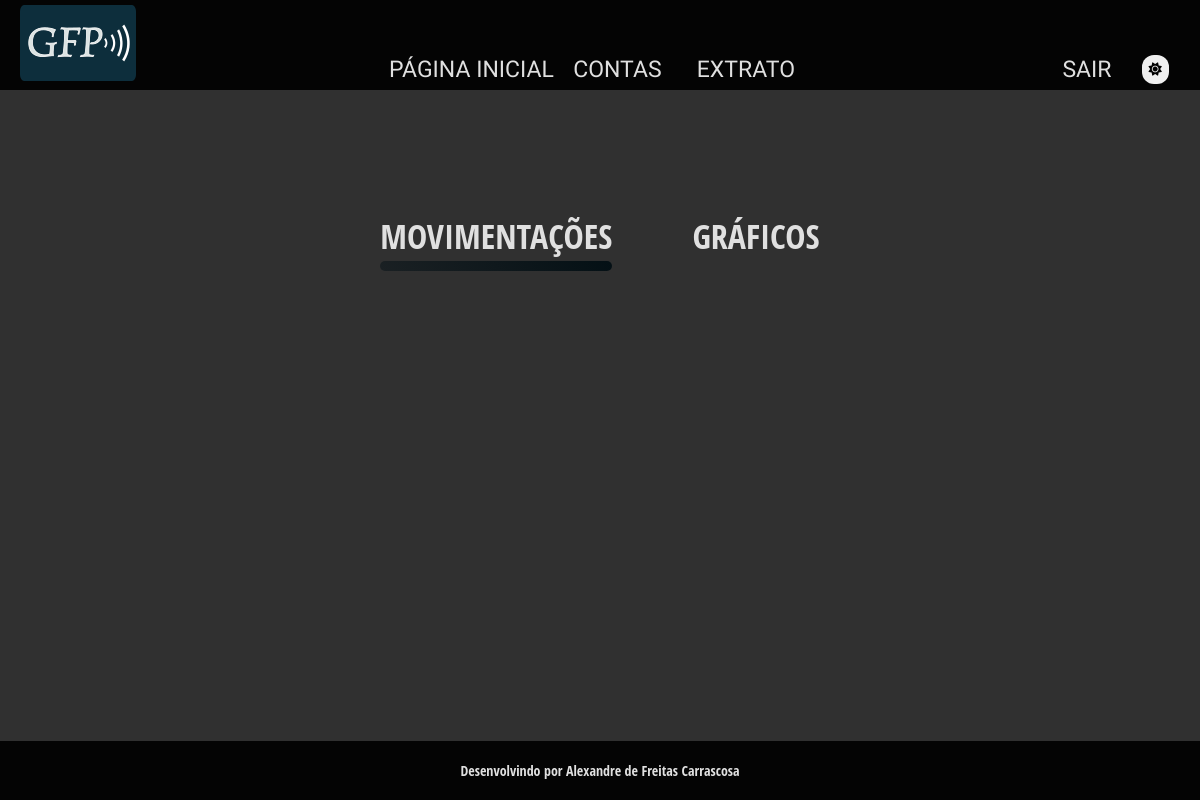
/extract/ (signed in), run on an earlier commit of the app's database.
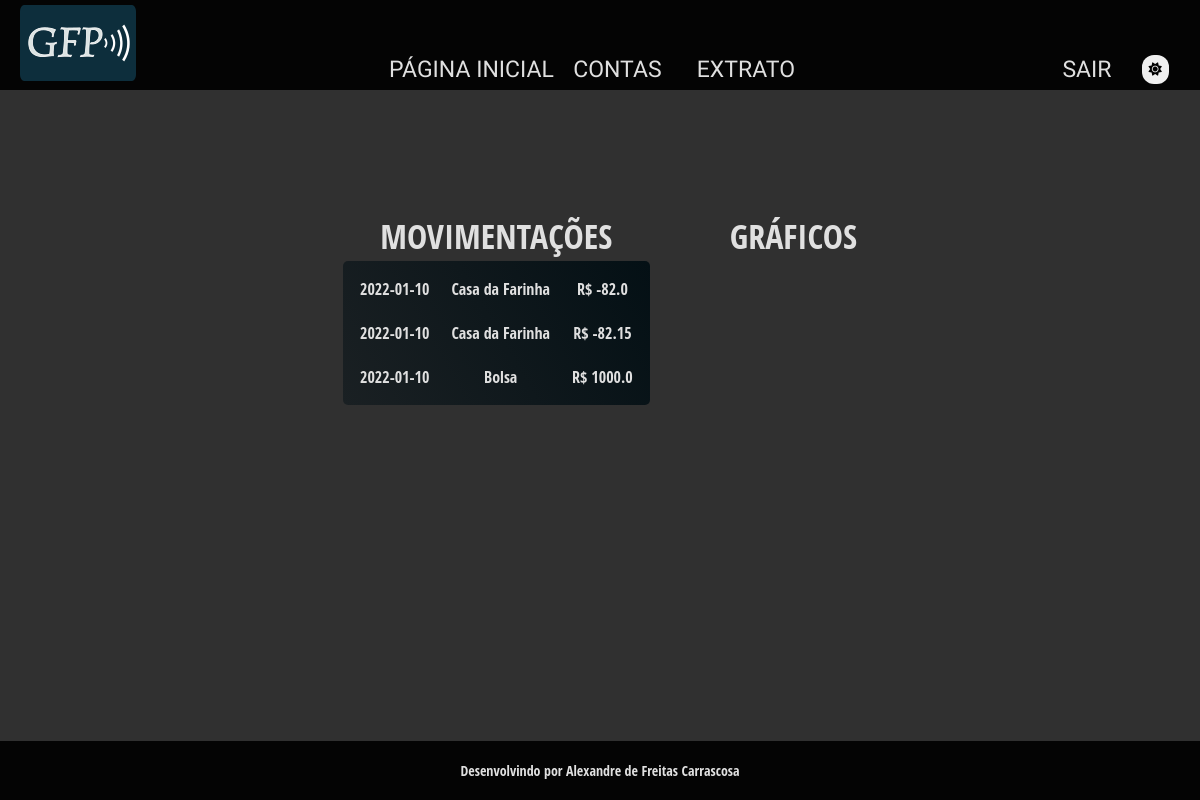
And on a later commit of the database.
### core/models.py (models this page shows, shortened)
class moneyOutputs(models.Model):
  title = models.CharField(max_length=100,
                           verbose_name="Título",
                           )
  CATEGORIES_LIST = (
        ("AL", "ALIMENTAÇÃO"),
        ("CA", "CASA"),
        ("CO", "COMUNICAÇÃO"),
        ("DP", "DESPESAS PESSOAIS"),
        ("IN", "INVESTIMENTOS"),
        ("LZ", "LAZER"),
        ("SA", "SAÚDE"),
        ("TP", "TRANSPORTE")
    )
  categories = models.CharField(max_length=100,
                           choices=CATEGORIES_LIST)
  description = models.TextField(blank=True,
                                 null=True)
  value = models.DecimalField(max_digits=20,
                              decimal_places=2,
                              verbose_name="Valor")
  output_date = models.DateField(verbose_name="Data de compra")
  PAYMENTS_LIST = (
    ('CV', 'Crédito à vista'),
    ('CP', 'Crédito parcelado'),
    ('D', 'Débito')
  )
  payment_type = models.CharField(max_length=10,
                                  choices=PAYMENTS_LIST,
                                  )
  installments = models.DecimalField(max_digits=2,
                                     decimal_places=0,
                                     default=0,
                                     verbose_name="Parcelas")
  account = models.ForeignKey('totalBalance',
                              on_delete=models.CASCADE,
                              verbose_name="Conta")
  def get_output_values(self):
    return self.value * -1

class moneyInputer(models.Model):
  title = models.CharField(max_length=100,
                           verbose_name="Origem",
                           )
  value = models.DecimalField(max_digits=20,
                              decimal_places=2,
                              verbose_name="Valor")
  input_date = models.DateField(verbose_name="Data de pagamento")
  account = models.ForeignKey('totalBalance',
                              on_delete=models.CASCADE,
                              verbose_name="Conta"
                              )

### core/views.py (the view)
# urls.py: path('extract/', views.extract, name="extract"),
@login_required(login_url="/login/")
def extract(request):
    user = request.user
    extract_list = query_db(user)['extract']
    print(extract_list)
    page = request.GET.get('page', 1)
    paginator = Paginator(extract_list, 10)
    try:
        extracts = paginator.page(page)
    except PageNotAnInteger:
        extracts = paginator.page(1)
    except EmptyPage:
        extracts = paginator.page(paginator.num_pages)
    return render(request, 'extract.html', {'extracts': extracts})

### core/templates/extract.html (shortened to what this page needs)
{% extends 'base.html' %}
{% block content %}
<div class="content">
    <div class="extract-box">
        <h1>Movimentações</h1>
        <table class="table table-bordered">
            <tbody>
                {% for extract in extracts %}
                    <tr>
                        <td>{{ extract.date }}</td>
                        <td>{{ extract.title }}</td>
                        <td>R$ {{ extract.value }}</td>
                    </tr>
                {% endfor %}
            </tbody>
        </table>
    </div>
    <div class="graph-box">
        <h1>Gráficos</h1>
    </div>
</div>
{% endblock %}

### core/templates/base.html (shortened to what this page needs)
<!DOCTYPE html>
<html lang="en">
    <head>
    {% load static %}
        <link rel="stylesheet" href="{% static 'css/styles.css' %}">
        {% load custom_tags %}
    </head>
    <body>
        <nav class="navbar">
            <div class='nav-brand'>
                <a href="{% url 'index' %}" class="navbar-brand">
                    <img src="{% static 'logo.png' %}" alt="Gestor de Finanças Pessoais Logo" title="Gestão de Financas Pessoais">
                </a>
            </div>
            <div class="navbar-nav">
                <ul>
                    <li>
                        <a href="{% url 'index' %}">Página Inicial</a>
                    </li>
                    <li>
                        <div class="dropdown">
                            <button class="dropbtn">Contas</button>
                        </div>
                    </li>
                    <li>
                        <a href="{% url 'extract' %}">Extrato</a>
                    </li>
                    <li>
                        <a href="{% url 'logout' %}">Sair</a>
                        <button id="theme-toggle" class="btn" type="button">
                              <i class="fas fa-sun" id="toggle-icon"></i>
                      </button>
                    </li>
                </ul>
            </div>
        </nav>
        <div class="main">
            {% block content %} {% endblock %}
        </div>
    </body>
    <footer>
        Desenvolvindo por
        <b>Alexandre de Freitas Carrascosa</b>
    </footer>
</html>

### core/static/css/styles.css (style rules this page uses)
* { box-sizing: border-box; text-decoration: none; padding: 0; margin: 0; }
html { font-size: 62.5%; text-decoration: none; background-color: var(--main-bg-color); font-family: "Open Sans Condensed"; transition: all 500ms linear; }
body { height:100vh; margin:0; display: flex; flex-direction: column; }
footer { background: var(--main-bg-dark); color: var(--main-text-color); text-align: center; margin-top: auto ; bottom: 0; padding: 2rem 0 2rem 0; font-size: 1.4rem; }
a:link { text-decoration: none; }
.main { margin-top: 5rem; color: var(--main-text-color); text-align: center; height: 80vh; }

### core/static/css/colors.css (style rules this page uses)
:root { --main-bg-color: #303030; --main-bg-dark: #040404; --bg-dropdown-color: #f9f9f9; --bg-card-box: linear-gradient(60deg, #1A2023, #041015); --bg-cian: #264653; --main-text-color: #E0E0E0; --text-dark-cian: #041015; --text-dark-color: #041015; --text-blue-green: #14746fa8; --green-color: yellowgreen; --red-color: tomato; --gold-color: #CBBD90; --box-shadow-color: rgba(0,0,0,0.2); }

### core/static/css/navbar.css (style rules this page uses)
.navbar-nav { text-align: center; padding-top: 5rem; }
.navbar { display: flex; background: var(--main-bg-dark); align-content: space-around; justify-content: center; }
.nav-brand { position: absolute; left: 0; margin: 0.5rem 2rem 0 2rem; }
nav ul li { display: inline-block; min-width: 13rem; margin-left: -.2rem; margin-right: -.2rem; height: 4rem; line-height: 4rem; background: transparent; transition: all .1s linear; }
nav ul li { font-family: 'Exo 2', sans-serif; font-weight: 200; font-size: 2.3rem; text-transform: uppercase; }
nav ul li a { text-decoration: none; color: var(--main-text-color); }
nav ul li:last-child { position: absolute; right: 5rem; border: 0; }
nav ul li .btn { position: absolute; margin: 0.5rem 0 0 3rem; }

### core/static/css/content.css (style rules this page uses)
.content { display: flex; justify-content: center; align-content: center; margin: 5rem 5em 5rem 5rem; text-align: center; border-radius: 2rem; color: var(--main-text-color); }
.content > * { padding: 2rem; margin: 0 2rem 0 2rem; }

### core/static/css/texts.css (style rules this page uses)
h1 { font-size: 3.4rem; padding:.25rem 0 .25rem 0; text-transform: uppercase; }

### core/static/css/forms.css (style rules this page uses)
.btn { padding: 0.7rem; margin: 0.5rem;; border: none; border-radius: 12px; cursor: pointer; }

### core/static/css/extract.css (style rules this page uses)
.extract-box { display: flex; flex-direction: column; text-align: center; }
.extract-box td { padding: 10px; }
.table { font-size: 16px; background: var(--bg-card-box); }
.table-bordered { border-radius: 5px; padding: 5px; }

### core/static/css/dropdown.css (style rules this page uses)
.dropbtn { background: var(--main-bg-dark); font-family: 'Exo 2', sans-serif; font-weight: 200; font-size: 2.3rem; text-transform: uppercase; color: var(--main-text-color); border: none; cursor: pointer; }
.dropdown { position: relative; display: inline-block; }

What changed in the data, as far as the page shows it:
added moneyOutputs: title "Casa da Farinha"
added moneyOutputs: title "Casa da Farinha"
added moneyInputer: title "Bolsa"
Also different on the page:
new list line: "2022-01-10 R$ -82.0"
new list line: "2022-01-10 R$ -82.15"
new list line: "2022-01-10 R$ 1000.0"
